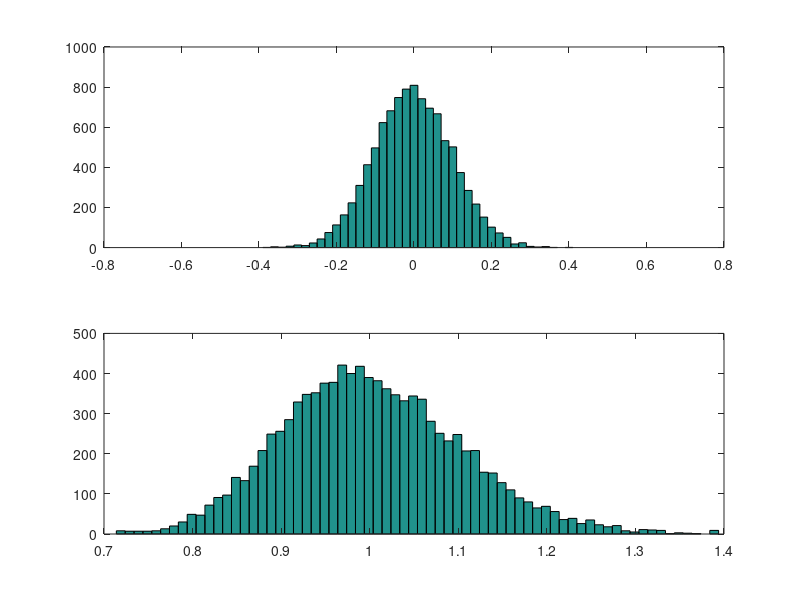

This figure's MATLAB source:
clear all;


x_axis = -0.4:0.02:0.4;
x = 0.1*randn(10000,1);
exp_axis = exp(-0.33):0.01:exp(0.33);
exp_x  = exp(x);
mean_ex = mean(exp_x);

figure
subplot(211)
hist(x,x_axis) 
subplot(212)
hist(exp_x,exp_axis)